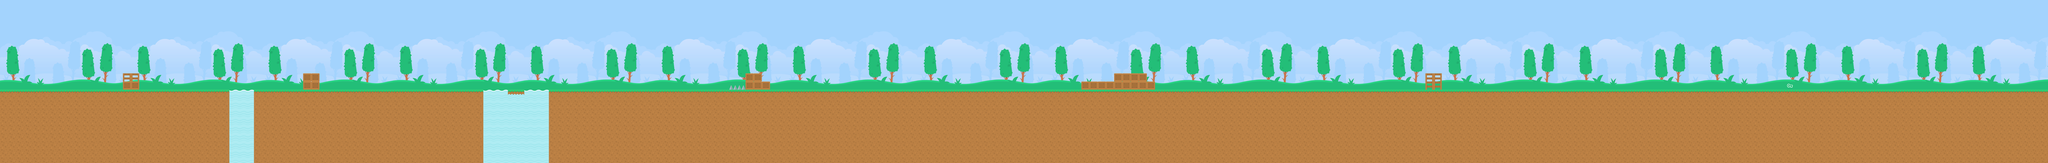

The image is a tile-based game level rendered from a .tmx file. Its description and source (layers, tilesets, objects; grid data summarised) follow:
An orthogonal 250x20 tile map with 64x64 px tiles, 3 tile layers (backgroundTiles, groundTiles, objectTiles), 2 tilesets and 57 objects.

<map version="1.4" tiledversion="1.4.3" orientation="orthogonal" renderorder="right-down" width="250" height="20" tilewidth="64" tileheight="64" infinite="0" nextlayerid="12" nextobjectid="166">
 <tileset firstgid="1" source="platformPack_tilesheet.tsx" />
 <tileset firstgid="99" source="background_tilesheet.tsx" />
 <layer id="9" name="backgroundTiles" width="250" height="20">
  <data>[5000 cells, 5000 non-empty, 257 distinct tile ids]</data>
 </layer>
 <layer id="1" name="groundTiles" width="250" height="20">
  <data>[5000 cells, 2401 non-empty, 8 distinct tile ids]</data>
 </layer>
 <layer id="8" name="objectTiles" width="250" height="20">
  <data>[5000 cells, 28 non-empty, 4 distinct tile ids]</data>
 </layer>
 <objectgroup id="2" name="groundObject">
  <object id="2" x="-88" y="716" width="1876" height="620" />
  <object id="3" x="1986" y="718" width="1789" height="620" />
  <object id="8" x="3968" y="710" width="128" height="32" />
  <object id="9" x="4288" y="715" width="11872" height="563" />
  <object id="69" x="1792" y="1216" width="192" height="64" />
  <object id="71" x="960" y="575.333" width="127.333" height="142" />
  <object id="72" x="2368.67" y="575.333" width="126" height="145.333" />
  <object id="73" x="5696" y="667.333" width="128" height="48.6667" />
  <object id="74" x="5824" y="576.667" width="126.667" height="140" />
  <object id="75" x="5951.33" y="641.333" width="63.3333" height="74.6667" />
  <object id="79" x="8447" y="639" width="576" height="78" />
  <object id="82" x="8704" y="576" width="254.5" height="64" />
  <object id="116" x="3776" y="1216" width="512" height="64" />
  <object id="137" x="11136" y="576" width="128" height="142" />
 </objectgroup>
 <objectgroup id="10" name="coinObject">
  <object id="44" x="1216" y="576" width="64" height="64" />
  <object id="45" x="1344" y="576" width="64" height="64" />
  <object id="46" x="1472" y="576" width="64" height="64" />
  <object id="48" x="4032" y="576" width="64" height="64" />
  <object id="60" x="4736" y="576" width="64" height="64" />
  <object id="61" x="4864" y="576" width="64" height="64" />
  <object id="84" x="8448" y="512" width="64" height="64" />
  <object id="86" x="8576" y="512" width="64" height="64" />
  <object id="88" x="8896" y="448" width="64" height="64" />
  <object id="103" x="9024" y="512" width="64" height="64" />
  <object id="104" x="9152" y="576" width="64" height="64" />
  <object id="111" x="2432" y="448" width="64" height="64" />
  <object id="115" x="5888" y="448" width="64" height="64" />
  <object id="122" x="6400" y="576" width="64" height="64" />
  <object id="123" x="6528" y="576" width="64" height="64" />
  <object id="124" x="6656" y="576" width="64" height="64" />
  <object id="129" x="7808" y="576" width="64" height="64" />
  <object id="130" x="7936" y="576" width="64" height="64" />
  <object id="131" x="8064" y="576" width="64" height="64" />
  <object id="138" x="11200" y="448" width="64" height="64" />
  <object id="143" x="13760" y="576" width="64" height="64" />
  <object id="144" x="13632" y="576" width="64" height="64" />
  <object id="145" x="13504" y="576" width="64" height="64" />
  <object id="146" x="13376" y="576" width="64" height="64" />
  <object id="147" x="13248" y="576" width="64" height="64" />
  <object id="148" x="11392" y="576" width="64" height="64" />
  <object id="149" x="11520" y="576" width="64" height="64" />
  <object id="150" x="11648" y="576" width="64" height="64" />
  <object id="152" x="4992" y="576" width="64" height="64" />
  <object id="155" x="13888" y="576" width="64" height="64" />
 </objectgroup>
 <objectgroup id="11" name="ScreenShakerPositions" />
 <objectgroup id="4" name="flyingEnemyPositions">
  <object id="51" x="5504" y="512" width="64" height="64" />
  <object id="52" x="5696" y="445.333" width="64" height="64" />
  <object id="96" x="10176" y="384" width="64" height="64" />
  <object id="120" x="10368" y="512" width="64" height="64" />
  <object id="139" x="12224" y="512" width="64" height="64" />
  <object id="140" x="12352" y="384" width="64" height="64" />
  <object id="153" x="6720" y="448" width="64" height="64" />
  <object id="154" x="6784" y="384" width="64" height="64" />
 </objectgroup>
 <objectgroup id="5" name="groundEnemyPositions">
  <object id="67" x="7616" y="512" width="64" height="64" />
  <object id="98" x="11008" y="576" width="64" height="64" />
  <object id="141" x="12928" y="576" width="64" height="64" />
  <object id="142" x="13376" y="576" width="64" height="64" />
 </objectgroup>
 <objectgroup id="6" name="worldEndPosition">
  <object id="1" x="13960" y="576" width="96" height="76" />
 </objectgroup>
</map>
